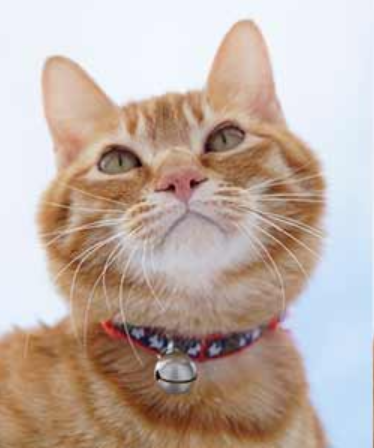
#> input picture learnPillow/test.jpg, 374 x 448 px
$ python filter.py
#> lines starting #> are read from the running program, lines starting #| are printed output that depends on the picture
from PIL import Image,ImageFilter
im=Image.open('test.jpg')
#> im is the input picture: PIL image 374x448 RGBA; mean R, G, B, A 192.3, 175.1, 165.9, 255
im2=im.filter(ImageFilter.BLUR)
im2.convert('RGB').save('filterT.jpeg')
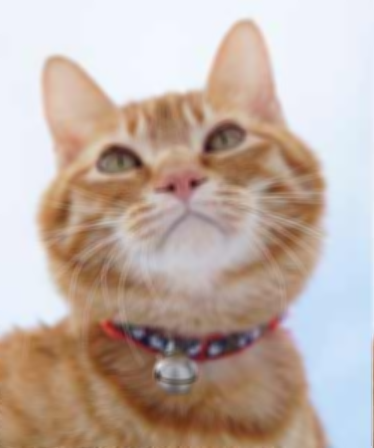
#> saved as filterT.jpeg: PIL image 374x448 RGB; mean R, G, B 192.4, 175.1, 165.9
